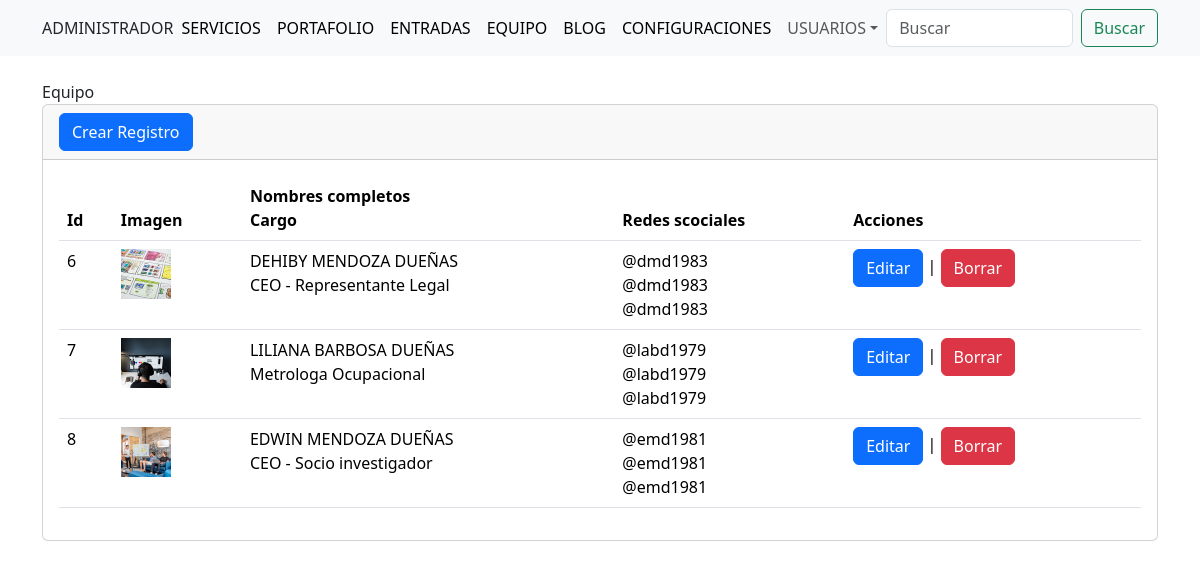
/websiste/admin/secciones/equipo/index.php, run on the app's committed database.
### tables this page shows
CREATE TABLE `tbl_equipo` (
  `ID` int(20) NOT NULL,
  `imagen` varchar(255) NOT NULL,
  `nombrecompleto` varchar(255) NOT NULL,
  `cargo` varchar(255) NOT NULL,
  `twitter` varchar(255) NOT NULL,
  `facebook` varchar(255) NOT NULL,
  `linkedin` varchar(255) NOT NULL
);

### websiste/admin/secciones/equipo/index.php (the view)
<?php
include("../../bd.php");
 $sentencia=$conexion->prepare("SELECT * FROM tbl_equipo");
 $sentencia->execute();
 $lista_equipo = $sentencia->fetchAll(PDO::FETCH_ASSOC);
include("../../template/header.php");
?>
Equipo
<div class="card">
    <div class="card-header">
            <a name="" id="" class="btn btn-primary" href="crear.php" role="button">Crear Registro</a>
    </div>
    <div class="card-body">
        <div class="table-responsive sm">
            <table class="table">
                <thead>
                <tr>
                    <th scope="col">Id</th>
                    <th scope="col">Imagen</th>
                    <th scope="col">Nombres completos</br>
                                    Cargo</th>
                    <th scope="col">Redes scociales</th>
                    <th scope="col">Acciones</th>
                </tr>
                </thead>
    <tbody>
    <?php foreach($lista_equipo as $registros){?>
        <tr class="">
            <td scope="col"><?php echo $registros['ID' ]; ?></td>
            <td scope="col"><img width="50" src="../../../assets/img/team/<?php echo $registros['imagen']; ?>"/></td>
            <td scope="col"><?php echo $registros['nombrecompleto' ];?><br>
                            <?php echo $registros['cargo' ]; ?></td>
            <td scope="col"><?php echo $registros['twitter' ]; ?><br>
                            <?php echo $registros['facebook' ]; ?><br>
                            <?php echo $registros['linkedin' ]; ?></td>
                        <td>
                            <a name="" id="" class="btn btn-primary" href="editar.php?txtID=<?php echo $registros['ID'];?>"role="button">Editar</a>
                            |
                            <a name="" id="" class="btn btn-danger" href="index.php?txtID=<?php echo $registros['ID'];?>"role="button">Borrar</a>
                        </td>
                    </tr>
                    <?php }?>
                </tbody>
            </table>
        </div>
    </div>
</div>
<?php include("../../template/footer.php");?>

### data on the page
tbl_equipo: ID "6", imagen (picture), nombrecompleto "DEHIBY MENDOZA DUEÑAS", cargo "CEO - Representante Legal", twitter "@dmd1983", facebook "@dmd1983", linkedin "@dmd1983"
tbl_equipo: ID "7", imagen (picture), nombrecompleto "LILIANA BARBOSA DUEÑAS", cargo "Metrologa Ocupacional", twitter "@labd1979", facebook "@labd1979", linkedin "@labd1979"
tbl_equipo: ID "8", imagen (picture), nombrecompleto "EDWIN MENDOZA DUEÑAS", cargo "CEO - Socio investigador", twitter "@emd1981", facebook "@emd1981", linkedin "@emd1981"
